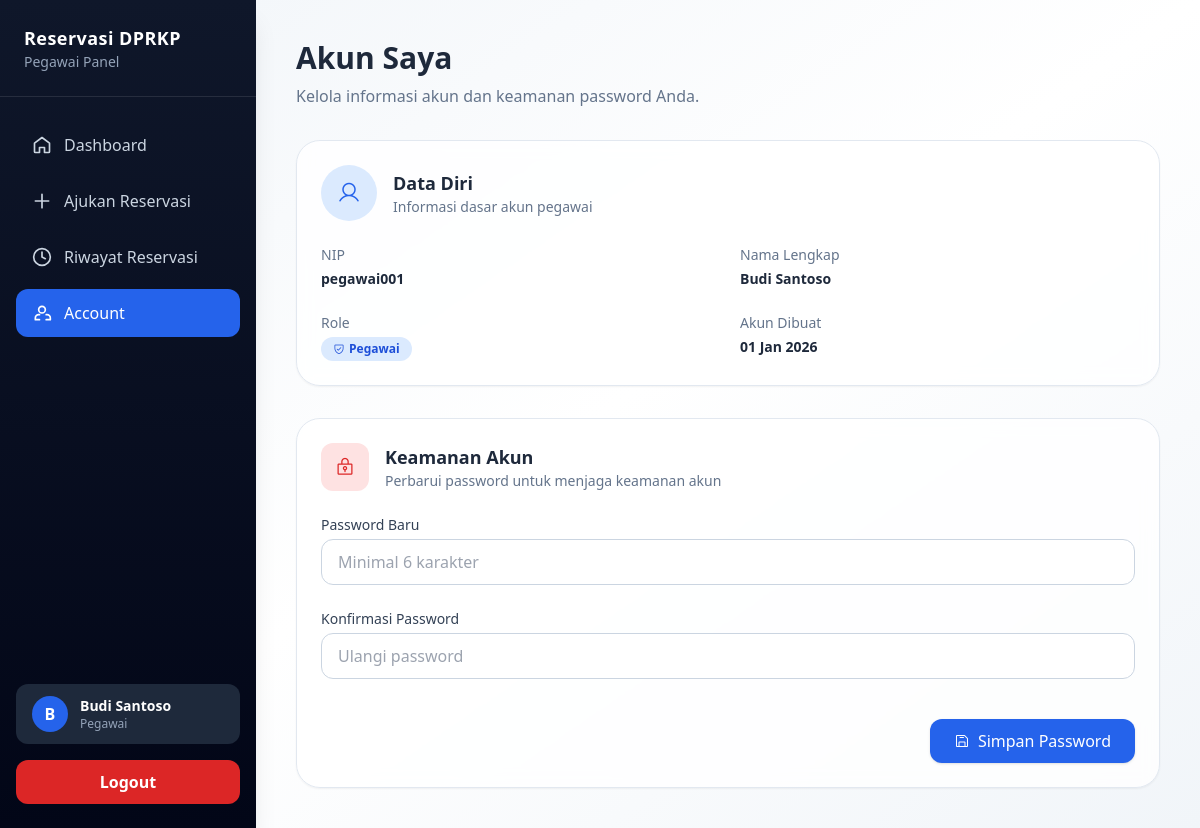
The page /pegawai/account/index.php (signed in) on the database its author committed.
### tables this page shows
CREATE TABLE users (
  id INT UNSIGNED AUTO_INCREMENT PRIMARY KEY,
  nip VARCHAR(50) NOT NULL UNIQUE,
  nama VARCHAR(100) NOT NULL,
  password VARCHAR(255) NOT NULL,
  role ENUM('pegawai','admin','kepala_bagian') NOT NULL,
  created_at TIMESTAMP DEFAULT CURRENT_TIMESTAMP
);

### pegawai/account/index.php (the view, shortened to what this page needs)
<?php
include '../../config/koneksi.php';
$user_id = $_SESSION['id_user'];
$userQuery = mysqli_query($koneksi, "
  SELECT nip, nama, role, created_at
  FROM users
  WHERE id = '$user_id'
  LIMIT 1
");
$user = mysqli_fetch_assoc($userQuery);
?>
<!DOCTYPE html>
<html lang="id">
<head>
  <?php include __DIR__ . '/../../includes/module.php'; ?>
</head>
<body class="bg-gradient-to-br from-slate-100 via-white to-slate-100 min-h-screen">
  <?php include '../../includes/layouts/sidebar.php'; ?>
  <div class="main-content p-4 sm:p-6 lg:p-10 max-w-full">
    <div class="mb-8">
      <h1 class="text-3xl font-bold text-slate-800 mb-2">
        Akun Saya
      </h1>
      <p class="text-slate-500">
        Kelola informasi akun dan keamanan password Anda.
      </p>
    </div>
    <div class="bg-white/80 backdrop-blur rounded-3xl shadow-sm border border-slate-200 p-6 mb-8">
      <div class="flex items-center gap-4 mb-6">
        <div class="w-14 h-14 rounded-full bg-blue-100 flex items-center justify-center">
          <i class="ph ph-user text-2xl text-blue-600"></i>
        </div>
        <div>
          <h2 class="text-lg font-semibold text-slate-800">
            Data Diri
          </h2>
          <p class="text-sm text-slate-500">
            Informasi dasar akun pegawai
          </p>
        </div>
      </div>
      <div class="grid grid-cols-1 sm:grid-cols-2 gap-6 text-sm">
        <div>
          <p class="text-slate-500 mb-1">NIP</p>
          <p class="font-semibold text-slate-800">
            <?= htmlspecialchars($user['nip']); ?>
          </p>
        </div>
        <div>
          <p class="text-slate-500 mb-1">Nama Lengkap</p>
          <p class="font-semibold text-slate-800">
            <?= htmlspecialchars($user['nama']); ?>
          </p>
        </div>
        <div>
          <p class="text-slate-500 mb-1">Role</p>
          <span class="inline-flex items-center gap-1 px-3 py-1 rounded-full
            bg-blue-100 text-blue-700 text-xs font-semibold">
            <i class="ph ph-shield-check"></i>
            <?= ucfirst(str_replace('_', ' ', $user['role'])); ?>
          </span>
        </div>
        <div>
          <p class="text-slate-500 mb-1">Akun Dibuat</p>
          <p class="font-semibold text-slate-800">
            <?= date('d M Y', strtotime($user['created_at'])); ?>
          </p>
        </div>
      </div>
    </div>
    <form method="POST"
      class="bg-white/80 backdrop-blur rounded-3xl shadow-sm border border-slate-200 p-6 space-y-6">
      <div class="flex items-center gap-4">
        <div class="w-12 h-12 rounded-xl bg-red-100 flex items-center justify-center">
          <i class="ph ph-lock-key text-xl text-red-600"></i>
        </div>
        <div>
          <h2 class="text-lg font-semibold text-slate-800">
            Keamanan Akun
          </h2>
          <p class="text-sm text-slate-500">
            Perbarui password untuk menjaga keamanan akun
          </p>
        </div>
      </div>
      <div>
        <label class="block mb-1 text-sm font-medium text-slate-700">
          Password Baru
        </label>
        <input
          type="password"
          name="password"
          required
          class="w-full border border-slate-300 rounded-xl px-4 py-2.5
                 focus:ring-2 focus:ring-blue-200 focus:border-blue-500"
          placeholder="Minimal 6 karakter">
      </div>
      <div>
        <label class="block mb-1 text-sm font-medium text-slate-700">
          Konfirmasi Password
        </label>
        <input
          type="password"
          name="password_confirm"
          required
          class="w-full border border-slate-300 rounded-xl px-4 py-2.5
                 focus:ring-2 focus:ring-blue-200 focus:border-blue-500"
          placeholder="Ulangi password">
      </div>
      <div class="flex justify-end pt-4">
        <button
          type="submit"
          class="inline-flex items-center gap-2 px-6 py-2.5
                 bg-blue-600 hover:bg-blue-700 text-white
                 rounded-xl shadow transition">
          <i class="ph ph-floppy-disk"></i>
          Simpan Password
        </button>
      </div>
    </form>
  </div>
</body>
</html>

### includes/layouts/sidebar.php (style rules this page uses)
.main-content { margin-left: 16rem; }

### rows shown on the page
users: nip "pegawai001", nama "Budi Santoso", role "Pegawai", created_at "01 Jan 2026"

### other values the page prints
str_replace('_', ' ', $role) "Pegawai"
substr($nama, 0, 1) "B"
$nama "Budi Santoso"
